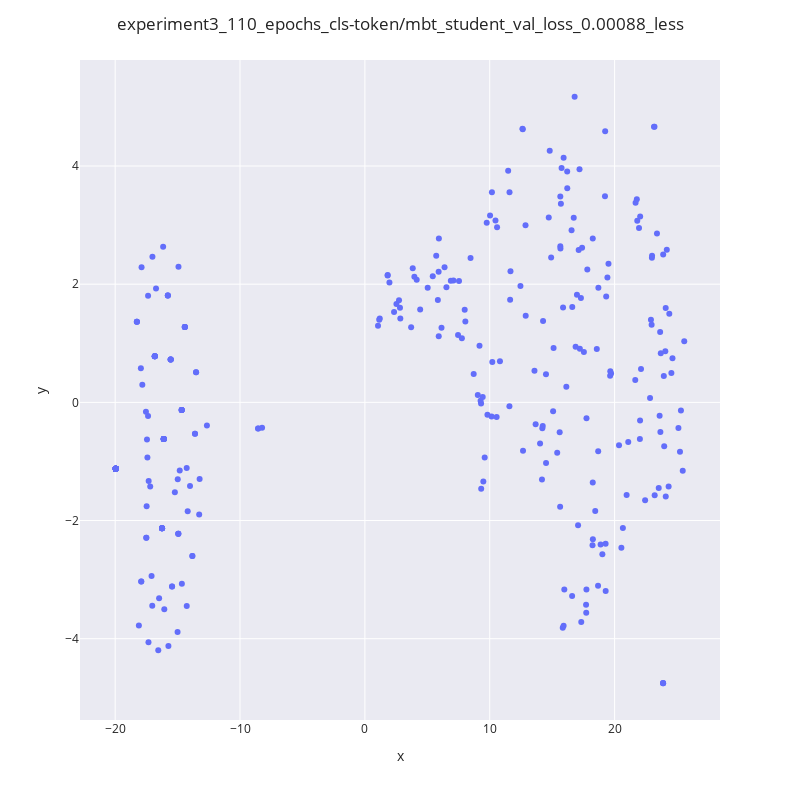

The cell this chart's notebook holds for it:
### Code cell
chkpt_name = "experiment3_110_epochs_cls-token/mbt_student_val_loss_0.00088_less"
pkl_path = f"saved_models/{chkpt_name}.pkl"
with open(pkl_path, "rb") as fh:
    embeddings_obj = pickle.load(fh)

embeddings_cleaned = clean_nans(embeddings_obj)
plot_embeddings(embeddings_cleaned, chkpt_name)

### Figure 1 — Plotly figure (JSON) as saved in the notebook; plotly's stock layout.template omitted (floating-point values rounded to 4 significant figures; data arrays with more than 128 entries replaced by an {"elided": "..."} marker saying what was removed)
{"data": [{"customdata": {"elided": "324x1 str values"}, "hovertemplate": "x=%{x}<br>y=%{y}<br>labels=%{customdata[0]}<extra></extra>", "legendgroup": "", "marker": {"color": "#636efa", "symbol": "circle"}, "mode": "markers", "name": "", "orientation": "v", "showlegend": false, "type": "scatter", "x": {"elided": "324 float values"}, "xaxis": "x", "y": {"elided": "324 float values"}, "yaxis": "y"}], "layout": {"autosize": false, "height": 800, "legend": {"tracegroupgap": 0}, "margin": {"t": 60}, "title": {"text": "experiment3_110_epochs_cls-token/mbt_student_val_loss_0.00088_less"}, "width": 800, "xaxis": {"anchor": "y", "domain": [0, 1], "title": {"text": "x"}}, "yaxis": {"anchor": "x", "domain": [0, 1], "title": {"text": "y"}}}}
